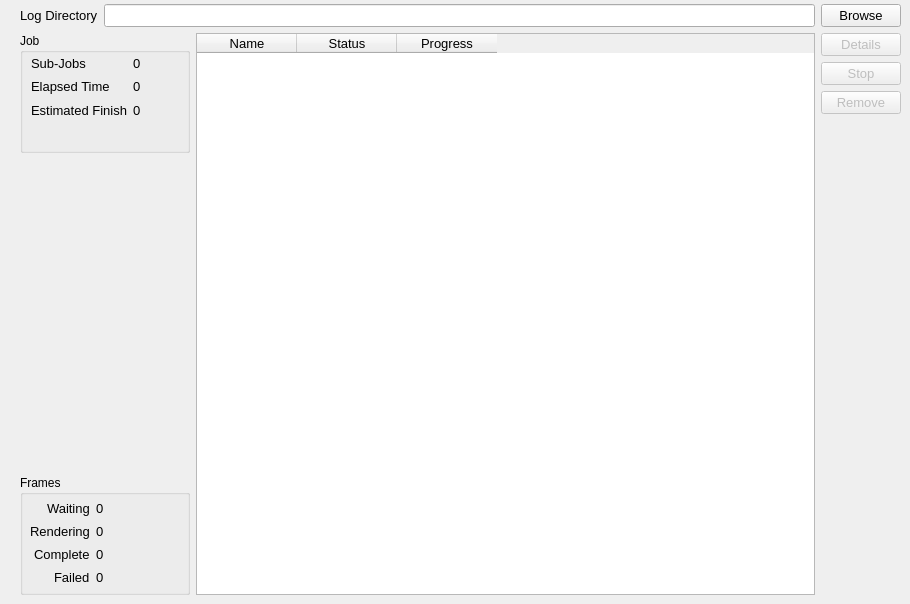
       <widget class="QWidget" name="toolboxJobs">
        <attribute name="title">
         <string>Jobs</string>
        </attribute>
        <attribute name="toolTip">
         <string>View curently active jobs</string>
        </attribute>
        <widget class="QWidget" name="layoutWidget">
         <property name="geometry">
          <rect>
           <x>20</x>
           <y>4</y>
           <width>881</width>
           <height>591</height>
          </rect>
         </property>
         <layout class="QVBoxLayout" name="jobsToolboxLayout">
          <item>
           <layout class="QHBoxLayout" name="logDirLayout">
            <item>
             <widget class="QLabel" name="label_33">
              <property name="font">
               <font>
                <pointsize>10</pointsize>
                <weight>50</weight>
                <bold>false</bold>
               </font>
              </property>
              <property name="text">
               <string>Log Directory</string>
              </property>
             </widget>
            </item>
            <item>
             <widget class="QLineEdit" name="logDir">
              <property name="sizePolicy">
               <sizepolicy hsizetype="Expanding" vsizetype="Minimum">
                <horstretch>0</horstretch>
                <verstretch>0</verstretch>
               </sizepolicy>
              </property>
              <property name="minimumSize">
               <size>
                <width>0</width>
                <height>22</height>
               </size>
              </property>
              <property name="font">
               <font>
                <pointsize>10</pointsize>
                <weight>50</weight>
                <bold>false</bold>
               </font>
              </property>
              <property name="statusTip">
               <string>Directory to send log files to</string>
              </property>
             </widget>
            </item>
            <item>
             <widget class="QPushButton" name="logDirBrowse">
              <property name="font">
               <font>
                <pointsize>10</pointsize>
                <weight>50</weight>
                <bold>false</bold>
               </font>
              </property>
              <property name="statusTip">
               <string>Browse for a new directory to place log in</string>
              </property>
              <property name="text">
               <string>Browse</string>
              </property>
             </widget>
            </item>
           </layout>
          </item>
          <item>
           <layout class="QHBoxLayout" name="horizontalLayout_2">
            <item>
             <layout class="QVBoxLayout" name="verticalLayout">
              <item>
               <widget class="QGroupBox" name="groupBox_4">
                <property name="sizePolicy">
                 <sizepolicy hsizetype="Fixed" vsizetype="Fixed">
                  <horstretch>0</horstretch>
                  <verstretch>0</verstretch>
                 </sizepolicy>
                </property>
                <property name="minimumSize">
                 <size>
                  <width>170</width>
                  <height>120</height>
                 </size>
                </property>
                <property name="font">
                 <font>
                  <weight>50</weight>
                  <bold>false</bold>
                 </font>
                </property>
                <property name="title">
                 <string>Job</string>
                </property>
                <widget class="QWidget" name="layoutWidget">
                 <property name="geometry">
                  <rect>
                   <x>11</x>
                   <y>21</y>
                   <width>151</width>
                   <height>65</height>
                  </rect>
                 </property>
                 <layout class="QGridLayout" name="gridLayout">
                  <item row="0" column="0">
                   <widget class="QLabel" name="label_34">
                    <property name="font">
                     <font>
                      <pointsize>10</pointsize>
                     </font>
                    </property>
                    <property name="layoutDirection">
                     <enum>Qt::RightToLeft</enum>
                    </property>
                    <property name="text">
                     <string>Sub-Jobs</string>
                    </property>
                   </widget>
                  </item>
                  <item row="0" column="1">
                   <widget class="QLabel" name="jobs_job_subjobs">
                    <property name="font">
                     <font>
                      <pointsize>10</pointsize>
                     </font>
                    </property>
                    <property name="text">
                     <string>0</string>
                    </property>
                   </widget>
                  </item>
                  <item row="1" column="0">
                   <widget class="QLabel" name="jobs_job_estimated_finish_label_2">
                    <property name="font">
                     <font>
                      <pointsize>10</pointsize>
                     </font>
                    </property>
                    <property name="layoutDirection">
                     <enum>Qt::RightToLeft</enum>
                    </property>
                    <property name="text">
                     <string>Elapsed Time</string>
                    </property>
                   </widget>
                  </item>
                  <item row="1" column="1">
                   <widget class="QLabel" name="jobs_job_elapsed_time">
                    <property name="font">
                     <font>
                      <pointsize>10</pointsize>
                     </font>
                    </property>
                    <property name="text">
                     <string>0</string>
                    </property>
                   </widget>
                  </item>
                  <item row="2" column="0">
                   <widget class="QLabel" name="jobs_job_estimated_finish_label">
                    <property name="font">
                     <font>
                      <pointsize>10</pointsize>
                     </font>
                    </property>
                    <property name="layoutDirection">
                     <enum>Qt::RightToLeft</enum>
                    </property>
                    <property name="text">
                     <string>Estimated Finish</string>
                    </property>
                   </widget>
                  </item>
                  <item row="2" column="1">
                   <widget class="QLabel" name="jobs_job_estimated_finish">
                    <property name="font">
                     <font>
                      <pointsize>10</pointsize>
                     </font>
                    </property>
                    <property name="text">
                     <string>0</string>
                    </property>
                   </widget>
                  </item>
                 </layout>
                </widget>
               </widget>
              </item>
              <item>
               <spacer name="verticalSpacer_2">
                <property name="orientation">
                 <enum>Qt::Vertical</enum>
                </property>
                <property name="sizeHint" stdset="0">
                 <size>
                  <width>20</width>
                  <height>40</height>
                 </size>
                </property>
               </spacer>
              </item>
              <item>
               <widget class="QGroupBox" name="groupBox_2">
                <property name="sizePolicy">
                 <sizepolicy hsizetype="Fixed" vsizetype="Fixed">
                  <horstretch>0</horstretch>
                  <verstretch>0</verstretch>
                 </sizepolicy>
                </property>
                <property name="minimumSize">
                 <size>
                  <width>170</width>
                  <height>120</height>
                 </size>
                </property>
                <property name="font">
                 <font>
                  <weight>50</weight>
                  <bold>false</bold>
                 </font>
                </property>
                <property name="title">
                 <string>Frames</string>
                </property>
                <widget class="QWidget" name="layoutWidget">
                 <property name="geometry">
                  <rect>
                   <x>10</x>
                   <y>24</y>
                   <width>111</width>
                   <height>88</height>
                  </rect>
                 </property>
                 <layout class="QGridLayout" name="gridLayout_2">
                  <item row="0" column="0">
                   <widget class="QLabel" name="label_44">
                    <property name="sizePolicy">
                     <sizepolicy hsizetype="Fixed" vsizetype="Fixed">
                      <horstretch>0</horstretch>
                      <verstretch>0</verstretch>
                     </sizepolicy>
                    </property>
                    <property name="font">
                     <font>
                      <pointsize>10</pointsize>
                      <weight>50</weight>
                      <bold>false</bold>
                     </font>
                    </property>
                    <property name="layoutDirection">
                     <enum>Qt::RightToLeft</enum>
                    </property>
                    <property name="text">
                     <string>Waiting</string>
                    </property>
                   </widget>
                  </item>
                  <item row="0" column="1">
                   <widget class="QLabel" name="jobs_frames_waiting">
                    <property name="font">
                     <font>
                      <pointsize>10</pointsize>
                     </font>
                    </property>
                    <property name="text">
                     <string>0</string>
                    </property>
                   </widget>
                  </item>
                  <item row="1" column="0">
                   <widget class="QLabel" name="label_28">
                    <property name="sizePolicy">
                     <sizepolicy hsizetype="Fixed" vsizetype="Fixed">
                      <horstretch>0</horstretch>
                      <verstretch>0</verstretch>
                     </sizepolicy>
                    </property>
                    <property name="font">
                     <font>
                      <pointsize>10</pointsize>
                      <weight>50</weight>
                      <bold>false</bold>
                     </font>
                    </property>
                    <property name="layoutDirection">
                     <enum>Qt::RightToLeft</enum>
                    </property>
                    <property name="text">
                     <string>Rendering</string>
                    </property>
                   </widget>
                  </item>
                  <item row="1" column="1">
                   <widget class="QLabel" name="jobs_frames_rendering">
                    <property name="font">
                     <font>
                      <pointsize>10</pointsize>
                     </font>
                    </property>
                    <property name="text">
                     <string>0</string>
                    </property>
                   </widget>
                  </item>
                  <item row="2" column="0">
                   <widget class="QLabel" name="label_31">
                    <property name="sizePolicy">
                     <sizepolicy hsizetype="Fixed" vsizetype="Fixed">
                      <horstretch>0</horstretch>
                      <verstretch>0</verstretch>
                     </sizepolicy>
                    </property>
                    <property name="font">
                     <font>
                      <pointsize>10</pointsize>
                      <weight>50</weight>
                      <bold>false</bold>
                     </font>
                    </property>
                    <property name="layoutDirection">
                     <enum>Qt::RightToLeft</enum>
                    </property>
                    <property name="text">
                     <string>Complete</string>
                    </property>
                   </widget>
                  </item>
                  <item row="2" column="1">
                   <widget class="QLabel" name="jobs_frames_complete">
                    <property name="font">
                     <font>
                      <pointsize>10</pointsize>
                     </font>
                    </property>
                    <property name="text">
                     <string>0</string>
                    </property>
                   </widget>
                  </item>
                  <item row="3" column="0">
                   <widget class="QLabel" name="label_32">
                    <property name="sizePolicy">
                     <sizepolicy hsizetype="Fixed" vsizetype="Fixed">
                      <horstretch>0</horstretch>
                      <verstretch>0</verstretch>
                     </sizepolicy>
                    </property>
                    <property name="font">
                     <font>
                      <pointsize>10</pointsize>
                      <weight>50</weight>
                      <bold>false</bold>
                     </font>
                    </property>
                    <property name="layoutDirection">
                     <enum>Qt::RightToLeft</enum>
                    </property>
                    <property name="text">
                     <string>Failed</string>
                    </property>
                   </widget>
                  </item>
                  <item row="3" column="1">
                   <widget class="QLabel" name="jobs_frames_failed">
                    <property name="font">
                     <font>
                      <pointsize>10</pointsize>
                     </font>
                    </property>
                    <property name="text">
                     <string>0</string>
                    </property>
                   </widget>
                  </item>
                 </layout>
                </widget>
               </widget>
              </item>
             </layout>
            </item>
            <item>
             <widget class="QTableWidget" name="currentJobs">
              <property name="font">
               <font>
                <pointsize>10</pointsize>
                <weight>50</weight>
                <bold>false</bold>
               </font>
              </property>
              <property name="mouseTracking">
               <bool>true</bool>
              </property>
              <property name="contextMenuPolicy">
               <enum>Qt::CustomContextMenu</enum>
              </property>
              <property name="editTriggers">
               <set>QAbstractItemView::NoEditTriggers</set>
              </property>
              <property name="alternatingRowColors">
               <bool>true</bool>
              </property>
              <property name="selectionMode">
               <enum>QAbstractItemView::SingleSelection</enum>
              </property>
              <property name="selectionBehavior">
               <enum>QAbstractItemView::SelectRows</enum>
              </property>
              <column>
               <property name="text">
                <string>Name</string>
               </property>
              </column>
              <column>
               <property name="text">
                <string>Status</string>
               </property>
              </column>
              <column>
               <property name="text">
                <string>Progress</string>
               </property>
              </column>
             </widget>
            </item>
            <item>
             <layout class="QVBoxLayout" name="verticalLayout_2">
              <item>
               <widget class="QPushButton" name="jobDetails">
                <property name="enabled">
                 <bool>false</bool>
                </property>
                <property name="font">
                 <font>
                  <pointsize>10</pointsize>
                  <weight>50</weight>
                  <bold>false</bold>
                 </font>
                </property>
                <property name="text">
                 <string>Details</string>
                </property>
               </widget>
              </item>
              <item>
               <widget class="QPushButton" name="jobStop">
                <property name="enabled">
                 <bool>false</bool>
                </property>
                <property name="font">
                 <font>
                  <pointsize>10</pointsize>
                  <weight>50</weight>
                  <bold>false</bold>
                 </font>
                </property>
                <property name="text">
                 <string>Stop</string>
                </property>
               </widget>
              </item>
              <item>
               <widget class="QPushButton" name="jobRemove">
                <property name="enabled">
                 <bool>false</bool>
                </property>
                <property name="font">
                 <font>
                  <pointsize>10</pointsize>
                  <weight>50</weight>
                  <bold>false</bold>
                 </font>
                </property>
                <property name="text">
                 <string>Remove</string>
                </property>
               </widget>
              </item>
              <item>
               <spacer name="verticalSpacer_3">
                <property name="orientation">
                 <enum>Qt::Vertical</enum>
                </property>
                <property name="sizeHint" stdset="0">
                 <size>
                  <width>20</width>
                  <height>40</height>
                 </size>
                </property>
               </spacer>
              </item>
             </layout>
            </item>
           </layout>
          </item>
         </layout>
        </widget>
       </widget>
